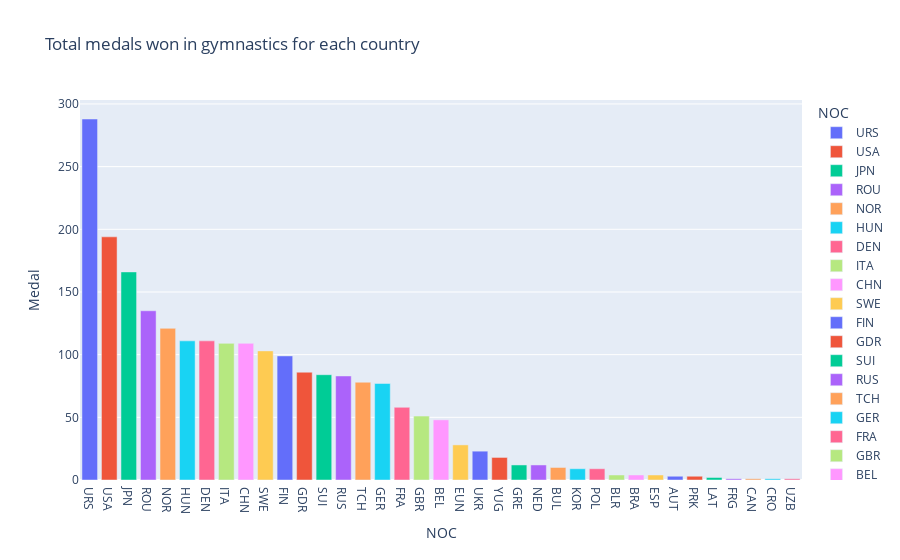

Notebook cell for this chart:
### Code cell
gymnastics = (df["Sport"] == "Gymnastics") & (df["Medal"].notna())
df[gymnastics].head()

medals_in_gymnastics = df[gymnastics].groupby("NOC")[["Medal"]].count().sort_values(by="Medal",ascending=False).reset_index()

fig = px.bar(medals_in_gymnastics,
            x="NOC",
            y="Medal",
            color="NOC",
            title="Total medals won in gymnastics for each country")
fig.show()

### Figure 1 — Plotly figure (JSON) as saved in the notebook; plotly's stock layout.template omitted (floating-point values rounded to 4 significant figures)
{"data": [{"alignmentgroup": "True", "hovertemplate": "NOC=%{x}<br>Medal=%{y}<extra></extra>", "legendgroup": "URS", "marker": {"color": "#636efa", "pattern": {"shape": ""}}, "name": "URS", "offsetgroup": "URS", "orientation": "v", "showlegend": true, "textposition": "auto", "type": "bar", "x": ["URS"], "xaxis": "x", "y": [288], "yaxis": "y"}, {"alignmentgroup": "True", "hovertemplate": "NOC=%{x}<br>Medal=%{y}<extra></extra>", "legendgroup": "USA", "marker": {"color": "#EF553B", "pattern": {"shape": ""}}, "name": "USA", "offsetgroup": "USA", "orientation": "v", "showlegend": true, "textposition": "auto", "type": "bar", "x": ["USA"], "xaxis": "x", "y": [194], "yaxis": "y"}, {"alignmentgroup": "True", "hovertemplate": "NOC=%{x}<br>Medal=%{y}<extra></extra>", "legendgroup": "JPN", "marker": {"color": "#00cc96", "pattern": {"shape": ""}}, "name": "JPN", "offsetgroup": "JPN", "orientation": "v", "showlegend": true, "textposition": "auto", "type": "bar", "x": ["JPN"], "xaxis": "x", "y": [166], "yaxis": "y"}, {"alignmentgroup": "True", "hovertemplate": "NOC=%{x}<br>Medal=%{y}<extra></extra>", "legendgroup": "ROU", "marker": {"color": "#ab63fa", "pattern": {"shape": ""}}, "name": "ROU", "offsetgroup": "ROU", "orientation": "v", "showlegend": true, "textposition": "auto", "type": "bar", "x": ["ROU"], "xaxis": "x", "y": [135], "yaxis": "y"}, {"alignmentgroup": "True", "hovertemplate": "NOC=%{x}<br>Medal=%{y}<extra></extra>", "legendgroup": "NOR", "marker": {"color": "#FFA15A", "pattern": {"shape": ""}}, "name": "NOR", "offsetgroup": "NOR", "orientation": "v", "showlegend": true, "textposition": "auto", "type": "bar", "x": ["NOR"], "xaxis": "x", "y": [121], "yaxis": "y"}, {"alignmentgroup": "True", "hovertemplate": "NOC=%{x}<br>Medal=%{y}<extra></extra>", "legendgroup": "HUN", "marker": {"color": "#19d3f3", "pattern": {"shape": ""}}, "name": "HUN", "offsetgroup": "HUN", "orientation": "v", "showlegend": true, "textposition": "auto", "type": "bar", "x": ["HUN"], "xaxis": "x", "y": [111], "yaxis": "y"}, {"alignmentgroup": "True", "hovertemplate": "NOC=%{x}<br>Medal=%{y}<extra></extra>", "legendgroup": "DEN", "marker": {"color": "#FF6692", "pattern": {"shape": ""}}, "name": "DEN", "offsetgroup": "DEN", "orientation": "v", "showlegend": true, "textposition": "auto", "type": "bar", "x": ["DEN"], "xaxis": "x", "y": [111], "yaxis": "y"}, {"alignmentgroup": "True", "hovertemplate": "NOC=%{x}<br>Medal=%{y}<extra></extra>", "legendgroup": "ITA", "marker": {"color": "#B6E880", "pattern": {"shape": ""}}, "name": "ITA", "offsetgroup": "ITA", "orientation": "v", "showlegend": true, "textposition": "auto", "type": "bar", "x": ["ITA"], "xaxis": "x", "y": [109], "yaxis": "y"}, {"alignmentgroup": "True", "hovertemplate": "NOC=%{x}<br>Medal=%{y}<extra></extra>", "legendgroup": "CHN", "marker": {"color": "#FF97FF", "pattern": {"shape": ""}}, "name": "CHN", "offsetgroup": "CHN", "orientation": "v", "showlegend": true, "textposition": "auto", "type": "bar", "x": ["CHN"], "xaxis": "x", "y": [109], "yaxis": "y"}, {"alignmentgroup": "True", "hovertemplate": "NOC=%{x}<br>Medal=%{y}<extra></extra>", "legendgroup": "SWE", "marker": {"color": "#FECB52", "pattern": {"shape": ""}}, "name": "SWE", "offsetgroup": "SWE", "orientation": "v", "showlegend": true, "textposition": "auto", "type": "bar", "x": ["SWE"], "xaxis": "x", "y": [103], "yaxis": "y"}, {"alignmentgroup": "True", "hovertemplate": "NOC=%{x}<br>Medal=%{y}<extra></extra>", "legendgroup": "FIN", "marker": {"color": "#636efa", "pattern": {"shape": ""}}, "name": "FIN", "offsetgroup": "FIN", "orientation": "v", "showlegend": true, "textposition": "auto", "type": "bar", "x": ["FIN"], "xaxis": "x", "y": [99], "yaxis": "y"}, {"alignmentgroup": "True", "hovertemplate": "NOC=%{x}<br>Medal=%{y}<extra></extra>", "legendgroup": "GDR", "marker": {"color": "#EF553B", "pattern": {"shape": ""}}, "name": "GDR", "offsetgroup": "GDR", "orientation": "v", "showlegend": true, "textposition": "auto", "type": "bar", "x": ["GDR"], "xaxis": "x", "y": [86], "yaxis": "y"}, {"alignmentgroup": "True", "hovertemplate": "NOC=%{x}<br>Medal=%{y}<extra></extra>", "legendgroup": "SUI", "marker": {"color": "#00cc96", "pattern": {"shape": ""}}, "name": "SUI", "offsetgroup": "SUI", "orientation": "v", "showlegend": true, "textposition": "auto", "type": "bar", "x": ["SUI"], "xaxis": "x", "y": [84], "yaxis": "y"}, {"alignmentgroup": "True", "hovertemplate": "NOC=%{x}<br>Medal=%{y}<extra></extra>", "legendgroup": "RUS", "marker": {"color": "#ab63fa", "pattern": {"shape": ""}}, "name": "RUS", "offsetgroup": "RUS", "orientation": "v", "showlegend": true, "textposition": "auto", "type": "bar", "x": ["RUS"], "xaxis": "x", "y": [83], "yaxis": "y"}, {"alignmentgroup": "True", "hovertemplate": "NOC=%{x}<br>Medal=%{y}<extra></extra>", "legendgroup": "TCH", "marker": {"color": "#FFA15A", "pattern": {"shape": ""}}, "name": "TCH", "offsetgroup": "TCH", "orientation": "v", "showlegend": true, "textposition": "auto", "type": "bar", "x": ["TCH"], "xaxis": "x", "y": [78], "yaxis": "y"}, {"alignmentgroup": "True", "hovertemplate": "NOC=%{x}<br>Medal=%{y}<extra></extra>", "legendgroup": "GER", "marker": {"color": "#19d3f3", "pattern": {"shape": ""}}, "name": "GER", "offsetgroup": "GER", "orientation": "v", "showlegend": true, "textposition": "auto", "type": "bar", "x": ["GER"], "xaxis": "x", "y": [77], "yaxis": "y"}, {"alignmentgroup": "True", "hovertemplate": "NOC=%{x}<br>Medal=%{y}<extra></extra>", "legendgroup": "FRA", "marker": {"color": "#FF6692", "pattern": {"shape": ""}}, "name": "FRA", "offsetgroup": "FRA", "orientation": "v", "showlegend": true, "textposition": "auto", "type": "bar", "x": ["FRA"], "xaxis": "x", "y": [58], "yaxis": "y"}, {"alignmentgroup": "True", "hovertemplate": "NOC=%{x}<br>Medal=%{y}<extra></extra>", "legendgroup": "GBR", "marker": {"color": "#B6E880", "pattern": {"shape": ""}}, "name": "GBR", "offsetgroup": "GBR", "orientation": "v", "showlegend": true, "textposition": "auto", "type": "bar", "x": ["GBR"], "xaxis": "x", "y": [51], "yaxis": "y"}, {"alignmentgroup": "True", "hovertemplate": "NOC=%{x}<br>Medal=%{y}<extra></extra>", "legendgroup": "BEL", "marker": {"color": "#FF97FF", "pattern": {"shape": ""}}, "name": "BEL", "offsetgroup": "BEL", "orientation": "v", "showlegend": true, "textposition": "auto", "type": "bar", "x": ["BEL"], "xaxis": "x", "y": [48], "yaxis": "y"}, {"alignmentgroup": "True", "hovertemplate": "NOC=%{x}<br>Medal=%{y}<extra></extra>", "legendgroup": "EUN", "marker": {"color": "#FECB52", "pattern": {"shape": ""}}, "name": "EUN", "offsetgroup": "EUN", "orientation": "v", "showlegend": true, "textposition": "auto", "type": "bar", "x": ["EUN"], "xaxis": "x", "y": [28], "yaxis": "y"}, {"alignmentgroup": "True", "hovertemplate": "NOC=%{x}<br>Medal=%{y}<extra></extra>", "legendgroup": "UKR", "marker": {"color": "#636efa", "pattern": {"shape": ""}}, "name": "UKR", "offsetgroup": "UKR", "orientation": "v", "showlegend": true, "textposition": "auto", "type": "bar", "x": ["UKR"], "xaxis": "x", "y": [23], "yaxis": "y"}, {"alignmentgroup": "True", "hovertemplate": "NOC=%{x}<br>Medal=%{y}<extra></extra>", "legendgroup": "YUG", "marker": {"color": "#EF553B", "pattern": {"shape": ""}}, "name": "YUG", "offsetgroup": "YUG", "orientation": "v", "showlegend": true, "textposition": "auto", "type": "bar", "x": ["YUG"], "xaxis": "x", "y": [18], "yaxis": "y"}, {"alignmentgroup": "True", "hovertemplate": "NOC=%{x}<br>Medal=%{y}<extra></extra>", "legendgroup": "GRE", "marker": {"color": "#00cc96", "pattern": {"shape": ""}}, "name": "GRE", "offsetgroup": "GRE", "orientation": "v", "showlegend": true, "textposition": "auto", "type": "bar", "x": ["GRE"], "xaxis": "x", "y": [12], "yaxis": "y"}, {"alignmentgroup": "True", "hovertemplate": "NOC=%{x}<br>Medal=%{y}<extra></extra>", "legendgroup": "NED", "marker": {"color": "#ab63fa", "pattern": {"shape": ""}}, "name": "NED", "offsetgroup": "NED", "orientation": "v", "showlegend": true, "textposition": "auto", "type": "bar", "x": ["NED"], "xaxis": "x", "y": [12], "yaxis": "y"}, {"alignmentgroup": "True", "hovertemplate": "NOC=%{x}<br>Medal=%{y}<extra></extra>", "legendgroup": "BUL", "marker": {"color": "#FFA15A", "pattern": {"shape": ""}}, "name": "BUL", "offsetgroup": "BUL", "orientation": "v", "showlegend": true, "textposition": "auto", "type": "bar", "x": ["BUL"], "xaxis": "x", "y": [10], "yaxis": "y"}, {"alignmentgroup": "True", "hovertemplate": "NOC=%{x}<br>Medal=%{y}<extra></extra>", "legendgroup": "KOR", "marker": {"color": "#19d3f3", "pattern": {"shape": ""}}, "name": "KOR", "offsetgroup": "KOR", "orientation": "v", "showlegend": true, "textposition": "auto", "type": "bar", "x": ["KOR"], "xaxis": "x", "y": [9], "yaxis": "y"}, {"alignmentgroup": "True", "hovertemplate": "NOC=%{x}<br>Medal=%{y}<extra></extra>", "legendgroup": "POL", "marker": {"color": "#FF6692", "pattern": {"shape": ""}}, "name": "POL", "offsetgroup": "POL", "orientation": "v", "showlegend": true, "textposition": "auto", "type": "bar", "x": ["POL"], "xaxis": "x", "y": [9], "yaxis": "y"}, {"alignmentgroup": "True", "hovertemplate": "NOC=%{x}<br>Medal=%{y}<extra></extra>", "legendgroup": "BLR", "marker": {"color": "#B6E880", "pattern": {"shape": ""}}, "name": "BLR", "offsetgroup": "BLR", "orientation": "v", "showlegend": true, "textposition": "auto", "type": "bar", "x": ["BLR"], "xaxis": "x", "y": [4], "yaxis": "y"}, {"alignmentgroup": "True", "hovertemplate": "NOC=%{x}<br>Medal=%{y}<extra></extra>", "legendgroup": "BRA", "marker": {"color": "#FF97FF", "pattern": {"shape": ""}}, "name": "BRA", "offsetgroup": "BRA", "orientation": "v", "showlegend": true, "textposition": "auto", "type": "bar", "x": ["BRA"], "xaxis": "x", "y": [4], "yaxis": "y"}, {"alignmentgroup": "True", "hovertemplate": "NOC=%{x}<br>Medal=%{y}<extra></extra>", "legendgroup": "ESP", "marker": {"color": "#FECB52", "pattern": {"shape": ""}}, "name": "ESP", "offsetgroup": "ESP", "orientation": "v", "showlegend": true, "textposition": "auto", "type": "bar", "x": ["ESP"], "xaxis": "x", "y": [4], "yaxis": "y"}, {"alignmentgroup": "True", "hovertemplate": "NOC=%{x}<br>Medal=%{y}<extra></extra>", "legendgroup": "AUT", "marker": {"color": "#636efa", "pattern": {"shape": ""}}, "name": "AUT", "offsetgroup": "AUT", "orientation": "v", "showlegend": true, "textposition": "auto", "type": "bar", "x": ["AUT"], "xaxis": "x", "y": [3], "yaxis": "y"}, {"alignmentgroup": "True", "hovertemplate": "NOC=%{x}<br>Medal=%{y}<extra></extra>", "legendgroup": "PRK", "marker": {"color": "#EF553B", "pattern": {"shape": ""}}, "name": "PRK", "offsetgroup": "PRK", "orientation": "v", "showlegend": true, "textposition": "auto", "type": "bar", "x": ["PRK"], "xaxis": "x", "y": [3], "yaxis": "y"}, {"alignmentgroup": "True", "hovertemplate": "NOC=%{x}<br>Medal=%{y}<extra></extra>", "legendgroup": "LAT", "marker": {"color": "#00cc96", "pattern": {"shape": ""}}, "name": "LAT", "offsetgroup": "LAT", "orientation": "v", "showlegend": true, "textposition": "auto", "type": "bar", "x": ["LAT"], "xaxis": "x", "y": [2], "yaxis": "y"}, {"alignmentgroup": "True", "hovertemplate": "NOC=%{x}<br>Medal=%{y}<extra></extra>", "legendgroup": "FRG", "marker": {"color": "#ab63fa", "pattern": {"shape": ""}}, "name": "FRG", "offsetgroup": "FRG", "orientation": "v", "showlegend": true, "textposition": "auto", "type": "bar", "x": ["FRG"], "xaxis": "x", "y": [1], "yaxis": "y"}, {"alignmentgroup": "True", "hovertemplate": "NOC=%{x}<br>Medal=%{y}<extra></extra>", "legendgroup": "CAN", "marker": {"color": "#FFA15A", "pattern": {"shape": ""}}, "name": "CAN", "offsetgroup": "CAN", "orientation": "v", "showlegend": true, "textposition": "auto", "type": "bar", "x": ["CAN"], "xaxis": "x", "y": [1], "yaxis": "y"}, {"alignmentgroup": "True", "hovertemplate": "NOC=%{x}<br>Medal=%{y}<extra></extra>", "legendgroup": "CRO", "marker": {"color": "#19d3f3", "pattern": {"shape": ""}}, "name": "CRO", "offsetgroup": "CRO", "orientation": "v", "showlegend": true, "textposition": "auto", "type": "bar", "x": ["CRO"], "xaxis": "x", "y": [1], "yaxis": "y"}, {"alignmentgroup": "True", "hovertemplate": "NOC=%{x}<br>Medal=%{y}<extra></extra>", "legendgroup": "UZB", "marker": {"color": "#FF6692", "pattern": {"shape": ""}}, "name": "UZB", "offsetgroup": "UZB", "orientation": "v", "showlegend": true, "textposition": "auto", "type": "bar", "x": ["UZB"], "xaxis": "x", "y": [1], "yaxis": "y"}], "layout": {"barmode": "relative", "legend": {"title": {"text": "NOC"}, "tracegroupgap": 0}, "title": {"text": "Total medals won in gymnastics for each country"}, "xaxis": {"anchor": "y", "categoryarray": ["URS", "USA", "JPN", "ROU", "NOR", "HUN", "DEN", "ITA", "CHN", "SWE", "FIN", "GDR", "SUI", "RUS", "TCH", "GER", "FRA", "GBR", "BEL", "EUN", "UKR", "YUG", "GRE", "NED", "BUL", "KOR", "POL", "BLR", "BRA", "ESP", "AUT", "PRK", "LAT", "FRG", "CAN", "CRO", "UZB"], "categoryorder": "array", "domain": [0, 1], "title": {"text": "NOC"}}, "yaxis": {"anchor": "x", "domain": [0, 1], "title": {"text": "Medal"}}}}
